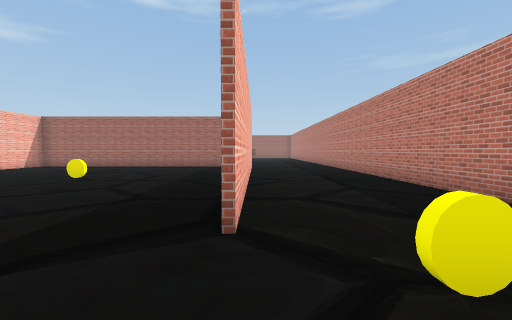
[1] (above)

18 first-person views from a walk through a Unity game level. The camera is 1.5 m above the floor, tilts 2° down and sees 90° across. The floor is counted in squares, 2 m on a side. Each view is taken from the middle of a square. On the plan, view 1 faces up. The plan holds only what a view shows up to about 9 squares ahead; the rest is blank. The place goes on beyond the plan. The player is left out. Some surface patterns are stand-ins.

[2]
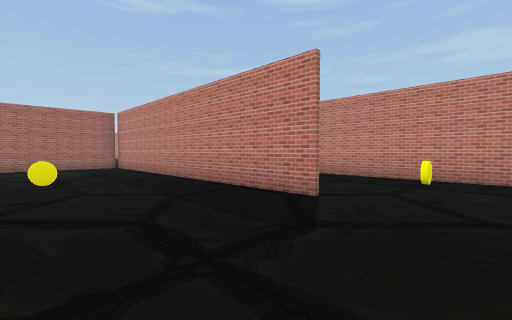

[3]
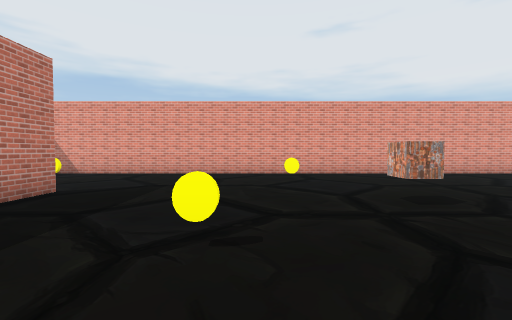

[4]
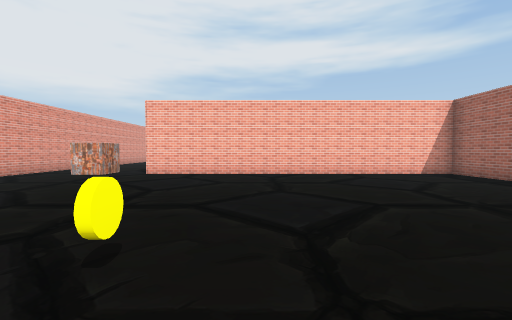

[5]
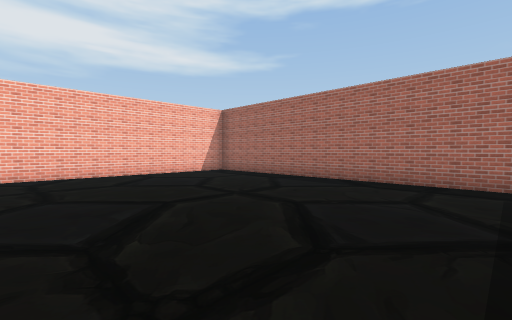

[6]
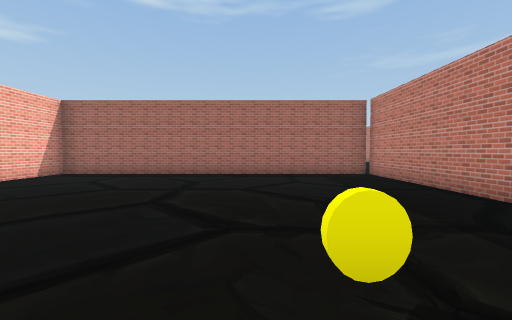

[7]
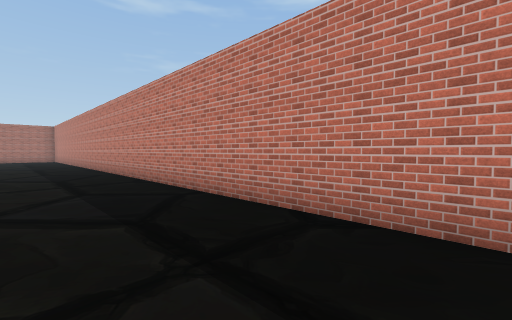

[8]
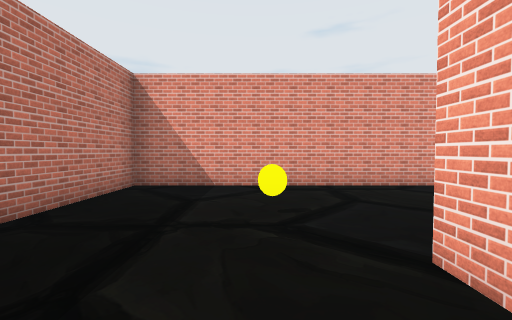

[9]
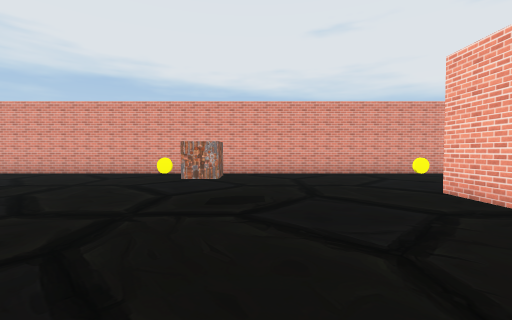

[10]
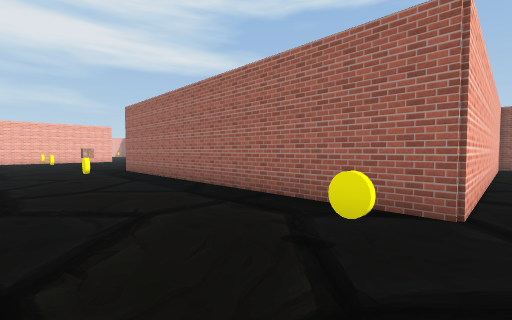

[11]
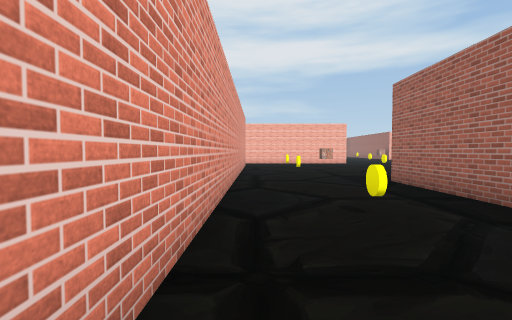

[12]
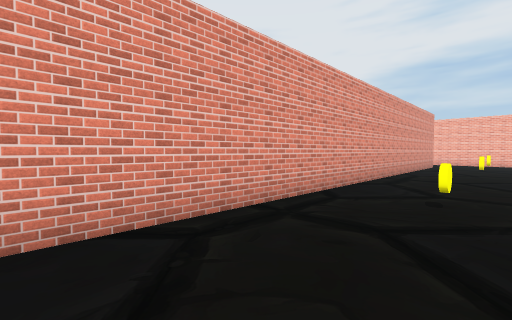

[13]
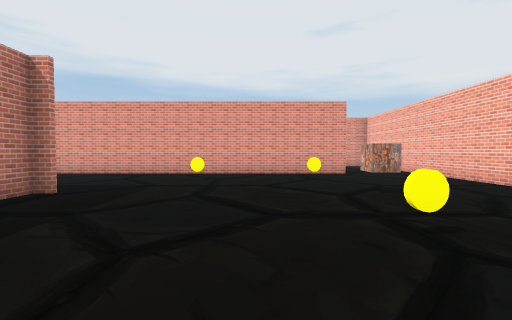

[14]
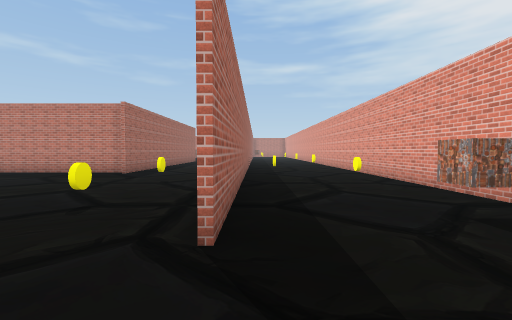

[15]
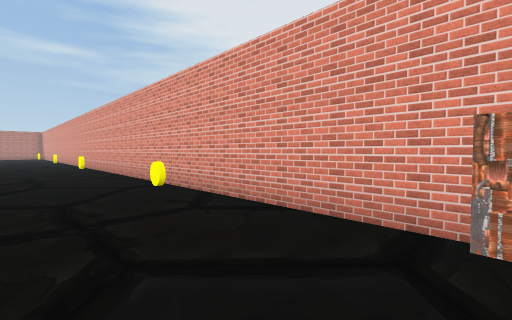

[16]
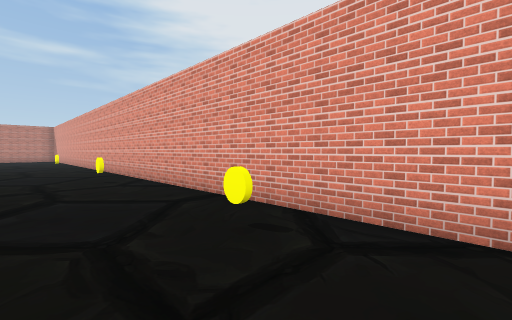

[17]
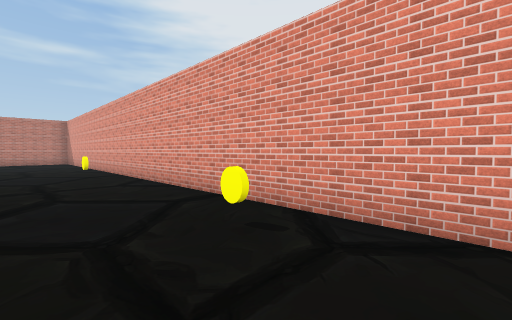

[18]
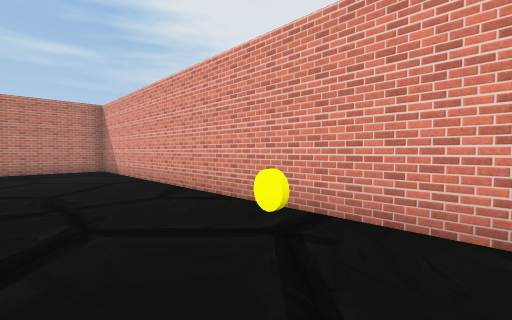

### Floor plan
Points are (right, up) in squares from view 1. A wall is a line through its corners. A room is listed if a view was taken in it or the views show most of it. See-through windows are left out.
Room 1 (views 1, 2, 3, 4, 5, 6, 7, 8, 9)
walls: (-0.3, 2.2) (-0.3, 12.4) (-10.3, 12.4) (-10.3, 2.4); (-0.2, 8.2) (-0.2, 2.2); (-9.6, -1.5) (3.6, -1.5) (3.6, 12.6)
ways out: opening at (-10.3, 0) to room 2; opening at (2, 13)
objects: crate (-6, 3); coin (-5, 1); coin (-4, 5); coin (1, 1)
Room 2 (views 10, 11, 12, 13, 14, 15, 16, 17, 18)
walls: (-20.1, 2.5) (-20.1, 7); (-20.1, -1.7) (-27, -1.7); (-27, -1.5) (-9.6, -1.5); (-10.3, 2.4) (-20.5, 2.4); (-25.9, -5.7) (3.1, -5.7); (3.6, -5.1) (3.6, -2.9)
ways out: opening at (-10.3, 0) to room 1
objects: crate (-26, -5); coin (-26, 0); crate (-26, 2); coin (-26, 5); coin (-23, 0); coin (-22, -5); other object (-20, -3); coin (-17, -5); coin (-17, 0); coin (-12, -5); coin (-11, 1); coin (-6, -5)

Positions as (right, up) in squares from view 1, and headings:
1: (0, 0), facing up
2: (-4, 0), facing up-right
3: (-4, 7), facing down
4: (-2, 6), facing left
5: (-2, 6), facing up-left
6: (-4, 4), facing up
7: (1, 5), facing up-right
8: (1, 4), facing down
9: (-7, 7), facing down
10: (-10, -1), facing up-left
11: (-14, -1), facing left
12: (-13, 1), facing down-left
13: (-24, 7), facing down
14: (-29, -2), facing right
15: (-26, -3), facing down-right
16: (-19, -3), facing down-right
17: (-14, -3), facing down-right
18: (-7, -3), facing down-right
